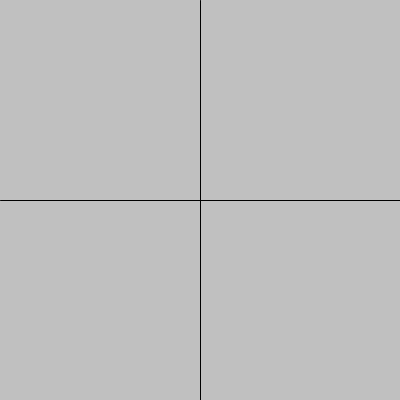
Frame 1 (no input)
Frame 60 (the mouse pressed at the canvas centre just before this capture): identical to frame 1, image omitted
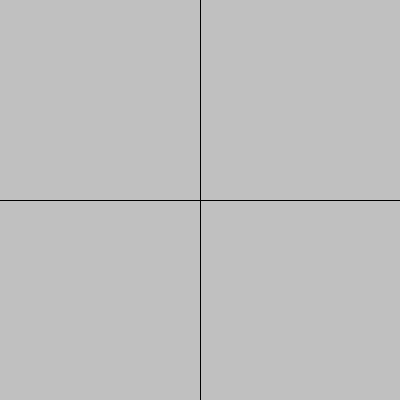
Frame 120 (the mouse held since frame 60 and released just before this capture)

The Processing sketch that drew these frames (run headless with seeded random() and noise(); from frame 60 on, the mouse is pressed at the canvas centre):

// Processing sketch: processing_114026
// ── processing_114026.pde

void setup(){
  size(400,400);
  println("Test without releasing the mouse");

}
void draw(){
    line(width/2,0,width/2,height);
    line(0,height/2,width,height/2);
    
      if(mousePressed == true){
      if(mouseX < width/2 && mouseY < height/2){
        fill (random(255),random(255),random(255),random(200));
        rect(0,0,width/2,height/2);
      }
    else if(mouseX > width/2 && mouseY < height/2) {
      fill(random(255),random(255),random(255),random(200));
      rect(width/2,0,width/2,height/2);
    }
     else if(mouseX > width/2 && mouseY > height/2) {
       fill(random(255),random(255),random(255),random(200));
       rect(width/2,height/2,width/2,height/2);
     }
     else if(mouseX < width/2 && mouseY > height/2) {
       fill(random(255),random(255),random(255),random(200));
       rect(0,width/2,height/2,width/2);
     }
      }else{
        background(192);
        line(width/2,0,width/2,height);
        line(0,height/2,width,height/2);}
    
}
